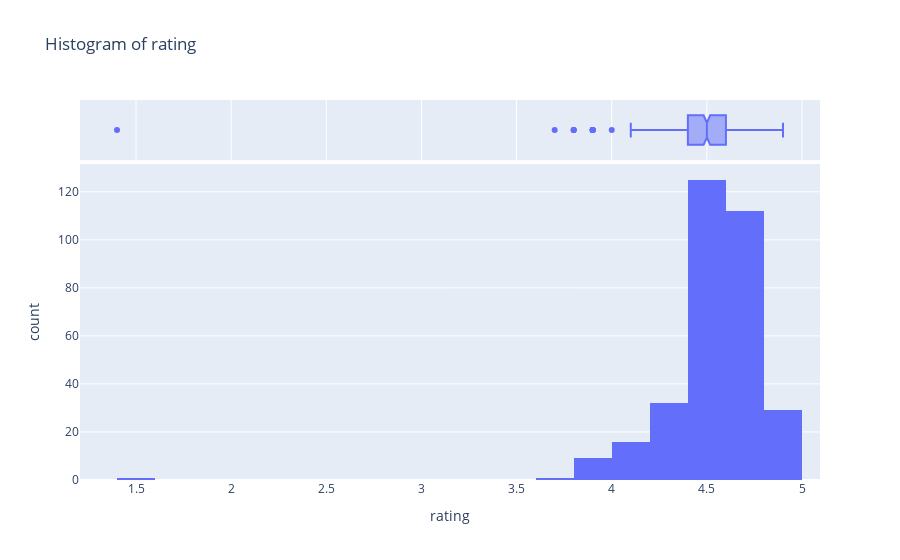

Notebook cell for this chart:
### Code cell
univariate('rating', outliers = 'yes')

### Figure 1 — Plotly figure (JSON) as saved in the notebook; plotly's stock layout.template omitted (floating-point values rounded to 4 significant figures; data arrays with more than 128 entries replaced by an {"elided": "..."} marker saying what was removed)
{"data": [{"alignmentgroup": "True", "bingroup": "x", "hovertemplate": "rating=%{x}<br>count=%{y}<extra></extra>", "legendgroup": "", "marker": {"color": "#636efa", "pattern": {"shape": ""}}, "name": "", "nbinsx": 18, "offsetgroup": "", "orientation": "v", "showlegend": false, "type": "histogram", "x": {"elided": "325 float values"}, "xaxis": "x", "yaxis": "y"}, {"alignmentgroup": "True", "hovertemplate": "<b>%{hovertext}</b><br><br>rating=%{x}<extra></extra>", "hovertext": {"elided": "325 str values"}, "legendgroup": "", "marker": {"color": "#636efa"}, "name": "", "notched": true, "offsetgroup": "", "showlegend": false, "type": "box", "x": {"elided": "325 float values"}, "xaxis": "x2", "yaxis": "y2"}], "layout": {"autosize": true, "barmode": "relative", "legend": {"tracegroupgap": 0}, "title": {"text": "Histogram of rating"}, "xaxis": {"anchor": "y", "autorange": true, "domain": [0, 1], "range": [1.206, 5.094], "title": {"text": "rating"}, "type": "linear"}, "xaxis2": {"anchor": "y2", "autorange": true, "domain": [0, 1], "matches": "x", "range": [1.206, 5.094], "showgrid": true, "showticklabels": false, "type": "linear"}, "yaxis": {"anchor": "x", "autorange": true, "domain": [0, 0.8316], "range": [0, 131.6], "title": {"text": "count"}}, "yaxis2": {"anchor": "x2", "autorange": true, "domain": [0.8416, 1], "matches": "y2", "range": [-0.5, 0.5], "showgrid": false, "showline": false, "showticklabels": false, "ticks": "", "type": "category"}}}
